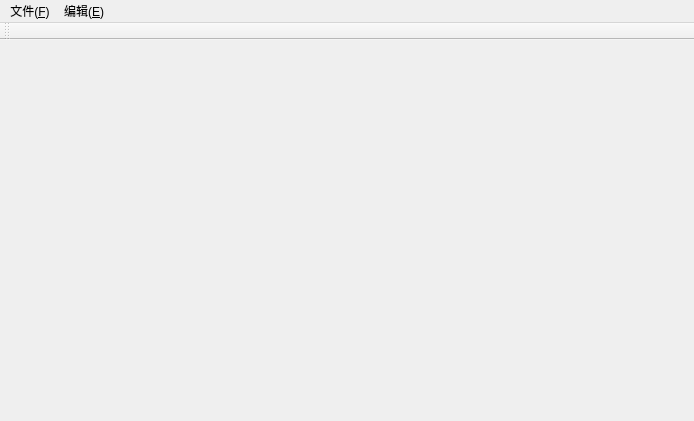
<?xml version="1.0" encoding="UTF-8"?>
<ui version="4.0">
 <class>clientClass</class>
 <widget class="QMainWindow" name="clientClass">
  <property name="geometry">
   <rect>
    <x>0</x>
    <y>0</y>
    <width>694</width>
    <height>421</height>
   </rect>
  </property>
  <property name="windowTitle">
   <string>client</string>
  </property>
  <widget class="QWidget" name="m_pcentralWidget"/>
  <widget class="QMenuBar" name="m_pMenuBar">
   <property name="geometry">
    <rect>
     <x>0</x>
     <y>0</y>
     <width>694</width>
     <height>23</height>
    </rect>
   </property>
   <property name="nativeMenuBar">
    <bool>false</bool>
   </property>
   <widget class="QMenu" name="m_pmenuFile">
    <property name="title">
     <string>文件(&amp;F)</string>
    </property>
    <addaction name="m_pactNew"/>
   </widget>
   <widget class="QMenu" name="m_pmenuEdit">
    <property name="title">
     <string>编辑(&amp;E)</string>
    </property>
   </widget>
   <addaction name="m_pmenuFile"/>
   <addaction name="m_pmenuEdit"/>
  </widget>
  <widget class="QToolBar" name="mainToolBar">
   <attribute name="toolBarArea">
    <enum>TopToolBarArea</enum>
   </attribute>
   <attribute name="toolBarBreak">
    <bool>false</bool>
   </attribute>
  </widget>
  <action name="m_pactNew">
   <property name="checkable">
    <bool>false</bool>
   </property>
   <property name="enabled">
    <bool>true</bool>
   </property>
   <property name="icon">
    <iconset>
     <normalon>:/client/newFile1</normalon>
    </iconset>
   </property>
   <property name="text">
    <string>新建</string>
   </property>
  </action>
 </widget>
 <layoutdefault spacing="6" margin="11"/>
 <resources>
  <include location="client.qrc"/>
 </resources>
 <connections/>
</ui>
